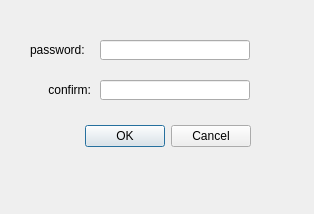
<?xml version="1.0" encoding="UTF-8"?>
<ui version="4.0">
 <class>DialogPassword</class>
 <widget class="QDialog" name="DialogPassword">
  <property name="geometry">
   <rect>
    <x>0</x>
    <y>0</y>
    <width>314</width>
    <height>214</height>
   </rect>
  </property>
  <property name="windowTitle">
   <string>Dialog</string>
  </property>
  <widget class="QDialogButtonBox" name="buttonBox">
   <property name="geometry">
    <rect>
     <x>-30</x>
     <y>120</y>
     <width>281</width>
     <height>32</height>
    </rect>
   </property>
   <property name="orientation">
    <enum>Qt::Horizontal</enum>
   </property>
   <property name="standardButtons">
    <set>QDialogButtonBox::Cancel|QDialogButtonBox::Ok</set>
   </property>
  </widget>
  <widget class="QLineEdit" name="lineEdit_password">
   <property name="geometry">
    <rect>
     <x>100</x>
     <y>40</y>
     <width>150</width>
     <height>20</height>
    </rect>
   </property>
  </widget>
  <widget class="QLabel" name="label">
   <property name="geometry">
    <rect>
     <x>30</x>
     <y>40</y>
     <width>61</width>
     <height>20</height>
    </rect>
   </property>
   <property name="text">
    <string>password:</string>
   </property>
  </widget>
  <widget class="QLineEdit" name="lineEdit_confirm">
   <property name="geometry">
    <rect>
     <x>100</x>
     <y>80</y>
     <width>150</width>
     <height>20</height>
    </rect>
   </property>
  </widget>
  <widget class="QLabel" name="label_confirm">
   <property name="geometry">
    <rect>
     <x>30</x>
     <y>80</y>
     <width>61</width>
     <height>20</height>
    </rect>
   </property>
   <property name="text">
    <string>confirm:</string>
   </property>
   <property name="alignment">
    <set>Qt::AlignRight|Qt::AlignTrailing|Qt::AlignVCenter</set>
   </property>
  </widget>
 </widget>
 <resources/>
 <connections>
  <connection>
   <sender>buttonBox</sender>
   <signal>accepted()</signal>
   <receiver>DialogPassword</receiver>
   <slot>accept()</slot>
   <hints>
    <hint type="sourcelabel">
     <x>248</x>
     <y>254</y>
    </hint>
    <hint type="destinationlabel">
     <x>157</x>
     <y>274</y>
    </hint>
   </hints>
  </connection>
  <connection>
   <sender>buttonBox</sender>
   <signal>rejected()</signal>
   <receiver>DialogPassword</receiver>
   <slot>reject()</slot>
   <hints>
    <hint type="sourcelabel">
     <x>316</x>
     <y>260</y>
    </hint>
    <hint type="destinationlabel">
     <x>286</x>
     <y>274</y>
    </hint>
   </hints>
  </connection>
 </connections>
</ui>
